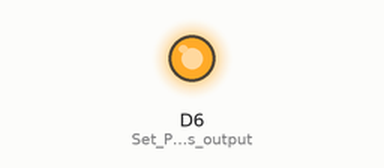
The sketch below on a simulated ESP8266 (NodeMCU). Parts: output pins drawn as LEDs (lit = HIGH).

Above: at 1.0 s.
At 3.0 s:
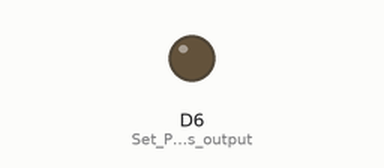
Timing chart, 0 to 5.2 s (numbered marks = the images above):
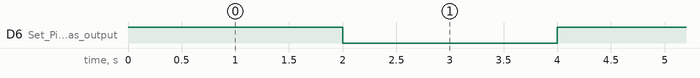

Measured:
- by itself, D6 (Set_Pin13_as_output): alternates HIGH for 2.0 s and LOW for 2.0 s

The sketch:

Relay.ino
```cpp
/*
Keyestudio smart home Kit for Arduino
Project 5
Relay
http://www.keyestudio.com
*/
int Relay = D12; // Define the relay pin at D12
void setup ()
{
pinMode (D6, OUTPUT); // Set Pin13 as output
digitalWrite (D6, HIGH); // Set Pin13 High
pinMode (Relay, OUTPUT); // Set Pin12 as output
}
void loop ()
{
digitalWrite (Relay, HIGH); // Turn off relay
delay (2000);
digitalWrite (Relay, LOW); // Turn on relay
delay (2000);
}
//
```
